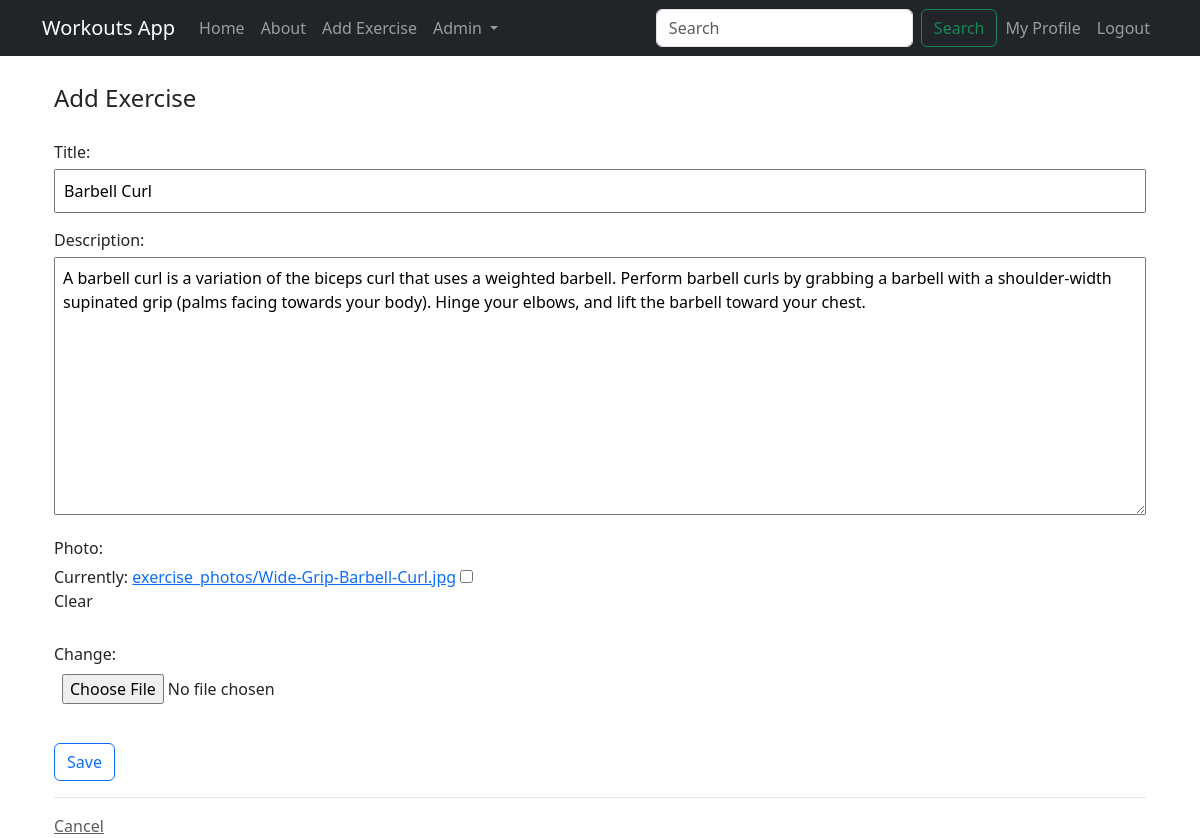
The app's page /exercise/4/update/ (signed in) with its own data.
### exercises/models.py (models this page shows, shortened)
class Exercise(models.Model):
    title = models.CharField(max_length=100)
    description = models.TextField()
    photo = models.ImageField(upload_to='exercise_photos/', blank=True, null=True)
    author = models.ForeignKey(User, on_delete=models.CASCADE)
    is_approved = models.BooleanField(default=False)
    created_at = models.DateTimeField(auto_now_add=True)
    updated_at = models.DateTimeField(auto_now=True)
    STATUS_CHOICES = (
        ('approved', 'Approved'),
        ('rejected', 'Rejected'),
        ('pending', 'Pending'),
    )
    status = models.CharField(
        max_length=10,
        choices=STATUS_CHOICES,
        default='pending',
    )

### exercises/views.py (the view, shortened to what this page needs)
# urls.py: path('exercise/<int:pk>/update/', views.ExerciseUpdateView.as_view(), name="exercises-update"),
class ExerciseUpdateView(LoginRequiredMixin, UserPassesTestMixin, UpdateView):
    model = models.Exercise
    form_class = ExerciseForm
    template_name = 'exercises/exercise_form.html'
    def test_func(self):
        exercise = self.get_object()
        return self.request.user.is_superuser or self.request.user.is_staff or self.request.user == exercise.author
    def dispatch(self, request, *args, **kwargs):
        if not self.test_func():
            raise PermissionDenied("You do not have the required permissions.")
        return super().dispatch(request, *args, **kwargs)

### exercises/forms.py
class ExerciseForm(forms.ModelForm):
    class Meta:
        model = Exercise
        fields = ['title', 'description', 'photo']

### exercises/templates/exercises/exercise_form.html (shortened to what this page needs)
{% extends 'exercises/base.html' %}
{% load crispy_forms_tags %}
{% block content %}
<div class="container">
    <form method="POST" enctype="multipart/form-data">
        <fieldset class="form-group">
            <legend class="border_bottom mb-4">Add Exercise</legend>
            <div class="form-group">
                <label for="{{ form.title.id_for_label }}">Title:</label>
                {{ form.title }}
            </div>
            <div class="form-group">
                <label for="{{ form.description.id_for_label }}">Description:</label>
                {{ form.description }}
            </div>
            <div class="form-group">
                <label for="{{ form.photo.id_for_label }}">Photo:</label>
                {{ form.photo }}
            </div>
        </fieldset>
        <div class="form-group py-3">
            <input class="btn btn-outline-primary" type="submit" value="Save">
        </div>
    </form>
    <div class="border-top pt-3">
        <a class="text-muted" href="{% url 'exercises-home' %}">Cancel</a>
    </div>
</div>
{% endblock content %}

### exercises/templates/exercises/exercise_form.html (style rules this page uses)
.form-group label { display: block; margin-bottom: 5px; }
.form-group input[type="text"], .form-group textarea, .form-group input[type="file"] { width: 100%; padding: 8px; margin-bottom: 15px; box-sizing: border-box; }

### records on screen
Exercise: title "Barbell Curl", description "A barbell curl is a variation of the biceps curl that uses a weighted barbell. Perform barbell curls by grabbing a barbell with a shoulder-width supinated grip (palms facing towards your body). Hinge your elbows, and lift the barbell toward your chest."
